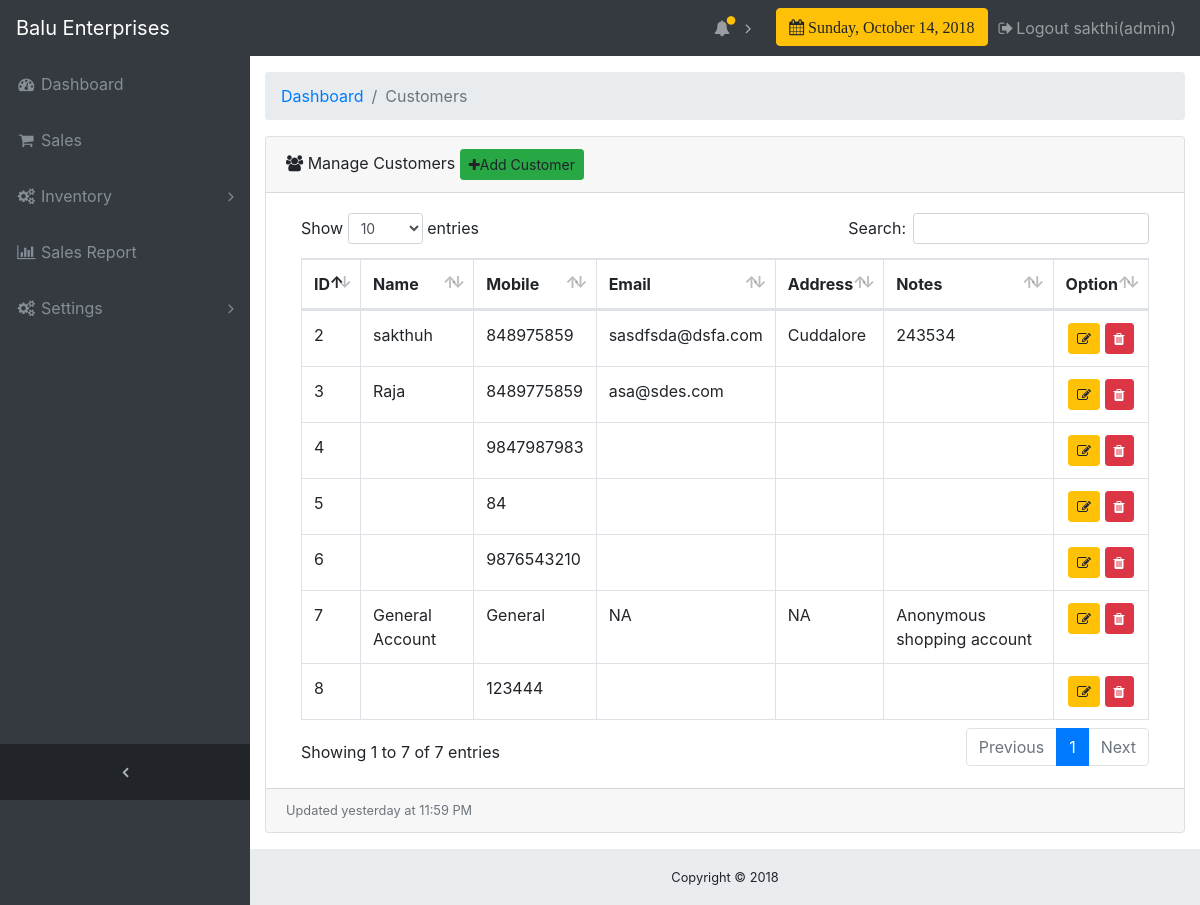
The app's page /dash/customers.php (signed in) with its own data.
### tables this page shows
CREATE TABLE `customer` (
  `customer_id` int(11) NOT NULL,
  `customer_name` varchar(255) DEFAULT NULL,
  `customer_phone` varchar(255) DEFAULT NULL,
  `customer_mail` varchar(255) DEFAULT NULL,
  `customer_address` varchar(255) DEFAULT NULL,
  `remarks` varchar(255) DEFAULT NULL,
  `is_deleted` int(11) NOT NULL DEFAULT '0',
  `created_on` datetime DEFAULT NULL,
  `created_by` varchar(255) DEFAULT NULL,
  `modified_on` datetime DEFAULT NULL,
  `modified_by` varchar(255) DEFAULT NULL
);

### dash/customers.php (the view, shortened to what this page needs)
<?php
include_once 'header.php';
include_once 'navigator.php';
include_once '../app_config/mysqlcon.php';
$servicelistqry="SELECT * from customer where is_deleted=0 order by created_on desc";
$result=mysqli_query($link,$servicelistqry);
?>
<div class="content-wrapper">
    <div class="container-fluid">
      <ol class="breadcrumb">
        <li class="breadcrumb-item">
          <a href="index.php">Dashboard</a>
        </li>
        <li class="breadcrumb-item active">Customers</li>
      </ol>
      <div class="card mb-3">
        <div class="card-header">
          <i class="fa fa-users"></i> Manage Customers
          <a data-toggle="modal" data-target="#addoption" class=" text-center btn btn-success btn-sm btn-default">
           <i class="fa fa-plus"></i>Add Customer
			</a>
          </div>
          <?php
          if($result) {
           ?>
        <div class="card-body">
          <div class="table-responsive">
            <table class="table table-bordered" id="dataTable" width="100%" cellspacing="0">
              <thead>
                <tr>
                  <th>ID</th>
                  <th>Name</th>
                  <th>Mobile</th>
                  <th>Email</th>
                  <th>Address</th>
                  <th>Notes</th>
                  <th>Option</th>
                </tr>
              </thead>
              <tbody>
                <?php
                if(mysqli_num_rows($result) > 0) {
            while($row = $result->fetch_assoc()){
           ?>
                <tr>
                  <td><?php echo $row['customer_id'];?></td>
                  <td><?php echo $row['customer_name'];?></td>
                  <td><?php echo $row['customer_phone'];?></td>
                  <td><?php echo $row['customer_mail'];?></td>
                  <td><?php echo $row['customer_address'];?></td>
                  <td><?php echo $row['remarks'];?></td>
                   <td class="text-center">
                   <div class=" text-center">
                            <a data-toggle="modal" data-target="#editoption<?php echo $row['customer_id'];?>"> <button class="btn btn-warning btn-sm btn-default btn-mini" title="Edit"><i class="fa fa-edit fa-1x"></i></button></a>
                            <a data-toggle="modal" data-target="#deleteoption<?php echo $row['customer_id'];?>"> <button class="btn btn-danger btn-sm btn-default btn-mini" title="Delete"><i class="fa fa-trash fa-1x"></i></button></a>
                    </div>
                  </td>
                </tr>
               <?php
                }
                }
                ?>
                </tbody>
                </table>
                </div>
                </div>
                <div class="card-footer small text-muted">Updated yesterday at 11:59 PM</div>
                              <?php
                }
                ?>
      </div>
      </div>
    </div>
<?php
include_once 'footer.php';
?>

### dash/header.php (shortened to what this page needs)
<!DOCTYPE html>
<html lang="en">
<head>
  <link href="../vendor/bootstrap/css/bootstrap.min.css" rel="stylesheet">
  <link href="../vendor/font-awesome/css/font-awesome.min.css" rel="stylesheet" type="text/css">
  <link href="../vendor/datatables/dataTables.bootstrap4.css" rel="stylesheet">
  <link href="../css/sb-admin.css" rel="stylesheet">
</head>
<body class="fixed-nav sticky-footer bg-dark" id="page-top">

### dash/navigator.php (shortened to what this page needs)
<nav class="navbar navbar-expand-lg navbar-dark bg-dark fixed-top" id="mainNav">
    <a class="navbar-brand" href="index.php"><?php echo $GLOBALS['home_name']; ?></a>
    <div class="collapse navbar-collapse" id="navbarResponsive">
	<?php
	include_once 'sidenav.php';
	include_once 'topnav.php';
	?>
    </div>
  </nav>

### dash/sidenav.php (shortened to what this page needs)
<ul class="navbar-nav navbar-sidenav" id="exampleAccordion">
  <li class="nav-item" data-toggle="tooltip" data-placement="right" title="Dashboard">
    <a class="nav-link" href="index.php">
      <i class="fa fa-fw fa-dashboard"></i>
      <span class="nav-link-text">Dashboard</span>
    </a>
  </li>
  <li class="nav-item" data-toggle="tooltip" data-placement="right" title="Sales">
    <a class="nav-link" href="sales.php">
      <i class="fa fa-fw fa-shopping-cart"></i>
      <span class="nav-link-text">Sales</span>
    </a>
  </li>
  <li class="nav-item" data-toggle="tooltip" data-placement="right" title="Inventory">
    <a class="nav-link nav-link-collapse collapsed" data-toggle="collapse" href="#collapseInventory" data-parent="#exampleAccordion">
      <i class="fa fa-fw fa-cogs"></i>
      <span class="nav-link-text">Inventory</span>
    </a>
  </li>
  <li class="nav-item" data-toggle="tooltip" data-placement="right" title="Sales Report">
    <a class="nav-link" href="salesreport.php">
      <i class="fa fa-fw fa-bar-chart"></i>
      <span class="nav-link-text">Sales Report</span>
    </a>
  </li>
  <li class="nav-item" data-toggle="tooltip" data-placement="right" title="Settings">
    <a class="nav-link nav-link-collapse collapsed" data-toggle="collapse" href="#collapseComponents" data-parent="#exampleAccordion">
      <i class="fa fa-fw fa-cogs"></i>
      <span class="nav-link-text">Settings</span>
    </a>
  </li>
</ul>
      <ul class="navbar-nav sidenav-toggler">
  <li class="nav-item">
    <a class="nav-link text-center" id="sidenavToggler">
      <i class="fa fa-fw fa-angle-left"></i>
    </a>
  </li>
</ul>

### dash/topnav.php (shortened to what this page needs)
<ul class="navbar-nav ml-auto">
        <li class="nav-item dropdown">
          <a class="nav-link dropdown-toggle mr-lg-2" id="alertsDropdown" href="#" data-toggle="dropdown" aria-haspopup="true" aria-expanded="false">
            <i class="fa fa-fw fa-bell"></i>
            <span class="indicator text-warning d-none d-lg-block">
              <i class="fa fa-fw fa-circle"></i>
            </span>
          </a>
        </li>
        <li class="nav-item">
            <div class="input-group">
                <button class="btn btn-warning" type="button">
                  <i class="fa fa-calendar">
                  				<?php
								$Today = date('y:m:d',mktime());
								$new = date('l, F d, Y', strtotime($Today));
								echo $new;
								?>
                  </i>
                </button>
            </div>
        </li>
        <li class="nav-item">
          <a class="nav-link" data-toggle="modal" data-target="#exampleModal">
            <i class="fa fa-fw fa-sign-out"></i>Logout <?php echo $_SESSION['SESS_FIRST_NAME'] . '(' .$_SESSION['SESS_MEMBER_ROLE'] . ')'; ?></a>
        </li>
      </ul>

### dash/footer.php (shortened to what this page needs)
    <footer class="sticky-footer">
      <div class="container">
        <div class="text-center">
          <small>Copyright &copy; <?php echo date("Y"); ?></small>
        </div>
      </div>
    </footer>
</body>
</html>

### css/sb-admin.css (style rules this page uses)
html { position: relative; min-height: 100%; }
body { overflow-x: hidden; }
body.sticky-footer { margin-bottom: 56px; }
body.sticky-footer .content-wrapper { min-height: calc(100vh - 56px - 56px); }
body.fixed-nav { padding-top: 56px; }
.content-wrapper { min-height: calc(100vh - 56px); padding-top: 1rem; }
#mainNav .navbar-collapse { overflow: auto; max-height: 75vh; }
#mainNav .navbar-collapse .navbar-nav .nav-item .nav-link { cursor: pointer; }
#mainNav .navbar-collapse .navbar-sidenav .nav-link-collapse:after { float: right; content: '\f107'; font-family: 'FontAwesome'; }
#mainNav .navbar-collapse .navbar-sidenav .nav-link-collapse.collapsed:after { content: '\f105'; }
#mainNav .navbar-collapse .sidenav-toggler { display: none; }
#mainNav .navbar-collapse .navbar-nav > .nav-item.dropdown > .nav-link { position: relative; min-width: 45px; }
#mainNav .navbar-collapse .navbar-nav > .nav-item.dropdown > .nav-link:after { float: right; width: auto; content: '\f105'; border: none; font-family: 'FontAwesome'; }
#mainNav .navbar-collapse .navbar-nav > .nav-item.dropdown > .nav-link .indicator { position: absolute; top: 5px; left: 21px; font-size: 10px; }
@media (min-width: 992px) { #mainNav .navbar-brand { width: 250px; } }
@media (min-width: 992px) { #mainNav .navbar-collapse { overflow: visible; max-height: none; } }
@media (min-width: 992px) { #mainNav .navbar-collapse .navbar-sidenav { position: absolute; top: 0; left: 0; -webkit-flex-direction: column; -ms-flex-direction: column; flex-direction: column; margin-top: 56px; } }
@media (min-width: 992px) { #mainNav .navbar-collapse .navbar-sidenav > .nav-item { width: 250px; padding: 0; } }
@media (min-width: 992px) { #mainNav .navbar-collapse .navbar-sidenav > .nav-item > .nav-link { padding: 1em; } }
@media (min-width: 992px) { #mainNav .navbar-collapse .navbar-nav > .nav-item.dropdown > .nav-link { min-width: 0; } }
@media (min-width: 992px) { #mainNav .navbar-collapse .navbar-nav > .nav-item.dropdown > .nav-link:after { width: 24px; text-align: center; } }
#mainNav.fixed-top .sidenav-toggler { display: none; }
@media (min-width: 992px) { #mainNav.fixed-top .navbar-sidenav { height: calc(100vh - 112px); } }
@media (min-width: 992px) { #mainNav.fixed-top .sidenav-toggler { position: absolute; top: 0; left: 0; display: flex; -webkit-flex-direction: column; -ms-flex-direction: column; flex-direction: column; margin-top: calc(100vh - 56px); } }
@media (min-width: 992px) { #mainNav.fixed-top .sidenav-toggler > .nav-item { width: 250px; padding: 0; } }
@media (min-width: 992px) { #mainNav.fixed-top .sidenav-toggler > .nav-item > .nav-link { padding: 1em; } }
#mainNav.fixed-top.navbar-dark .sidenav-toggler { background-color: #212529; }
#mainNav.fixed-top.navbar-dark .sidenav-toggler a i { color: #adb5bd; }
.content-wrapper { overflow-x: hidden; background: white; }
@media (min-width: 992px) { .content-wrapper { margin-left: 250px; } }
#sidenavToggler i { font-weight: 800; }
#mainNav.navbar-dark .navbar-collapse .navbar-sidenav .nav-link-collapse:after { color: #868e96; }
#mainNav.navbar-dark .navbar-collapse .navbar-sidenav > .nav-item > .nav-link { color: #868e96; }
#mainNav.navbar-dark .navbar-collapse .navbar-nav > .nav-item.dropdown > .nav-link:after { color: #adb5bd; }
@media (min-width: 992px) { #mainNav.navbar-dark .navbar-collapse .navbar-sidenav { background: #343a40; } }
footer.sticky-footer { position: absolute; right: 0; bottom: 0; width: 100%; height: 56px; background-color: #e9ecef; line-height: 55px; }
@media (min-width: 992px) { footer.sticky-footer { width: calc(100% - 250px); } }

### records on screen
customer: customer_id "8", customer_phone "123444"
customer: customer_id "7", customer_name "General Account", customer_phone "General", customer_mail "NA", customer_address "NA", remarks "Anonymous shopping account"
customer: customer_id "6", customer_phone "9876543210"
customer: customer_id "5", customer_phone "84"
customer: customer_id "4", customer_phone "9847987983"
customer: customer_id "3", customer_name "Raja", customer_phone "8489775859", customer_mail "asa@sdes.com"
customer: customer_id "2", customer_name "sakthuh", customer_phone "848975859", customer_mail "sasdfsda@dsfa.com", customer_address "Cuddalore", remarks "243534"

### other values on screen
$GLOBALS['home_name'] "Balu Enterprises"
$new "Sunday, October 14, 2018"
$_SESSION['SESS_FIRST_NAME'] "sakthi"
$_SESSION['SESS_MEMBER_ROLE'] "admin"
